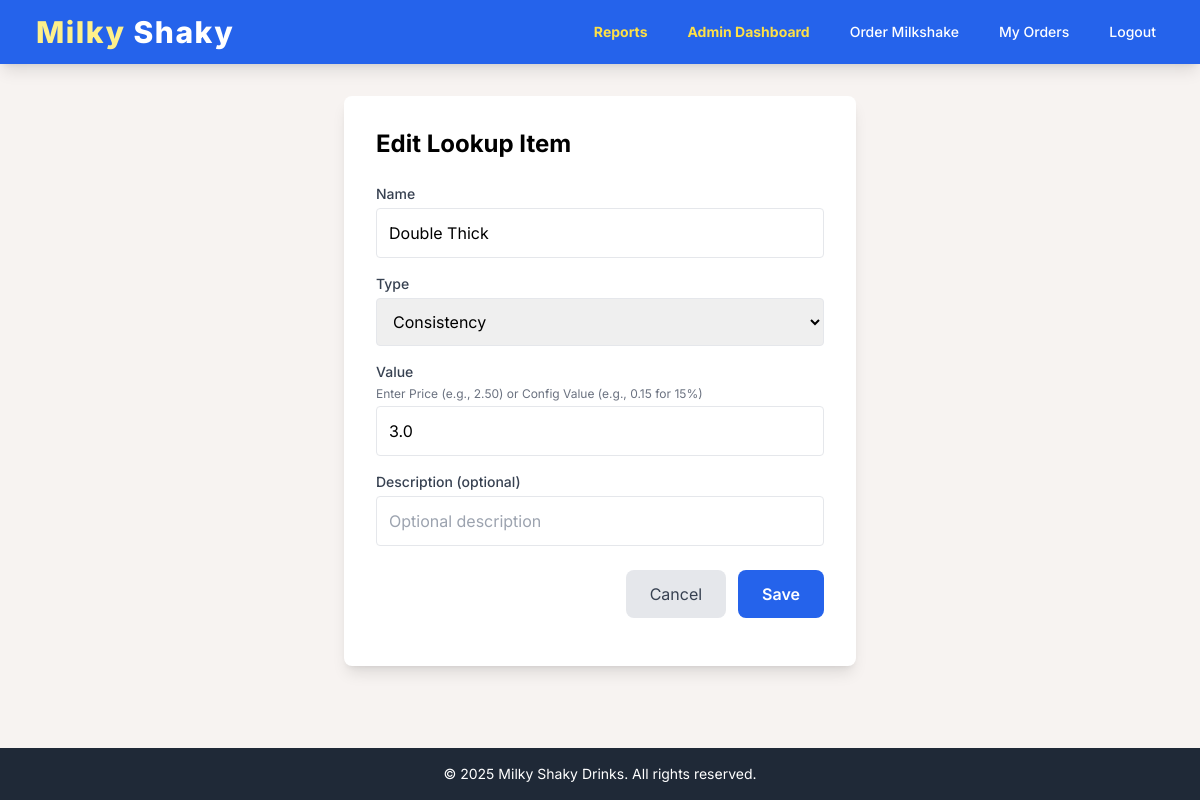
Page /admin/lookup/edit/9 (signed in) on the committed database.
### models.py (models this page shows, shortened)
class Product(db.Model):
    __tablename__ = 'products'
    id = Column(Integer, primary_key=True)
    name = Column(String(120), nullable=False)
    type = Column(String(50), nullable=False)
    price = Column(Float, nullable=False)
    value = Column(Float, nullable=False)
    description = Column(Text)
    created_at = Column(DateTime, default=datetime.utcnow)

### app.py (the view)
    @app.route('/admin/lookup/edit', methods=['GET', 'POST'])
    @app.route('/admin/lookup/edit/<int:item_id>', methods=['GET', 'POST'])
    @login_required
    @manager_required
    def admin_lookup_edit(item_id=None):
        from models import Product, Config
        from forms import LookupForm
        item = None
        form = LookupForm()
        if item_id:
            item = db.session.get(Product, item_id)
            if not item:
                item = db.session.get(Config, item_id) # Example: If item_id mapping is complex
            if not item:
                flash('Item not found.', 'error')
                return redirect(url_for('admin_dashboard'))
        if form.validate_on_submit():
            try:
                if form.type.data == 'Config':
                    config_item = db.session.query(Config).filter_by(name=form.name.data).first()
                    if not config_item:
                        config_item = Config()
                    config_item.name = form.name.data
                    config_item.type = form.type.data
                    config_item.value = form.value.data
                    db.session.add(config_item)
                else:
                    if not item or not hasattr(item, 'type') or item.type == 'Config':
                        item = Product()
                    item.name = form.name.data
                    item.type = form.type.data
                    item.value = float(form.value.data) # Value is the price
                    item.price = float(form.value.data)
                    item.description = form.description.data
                    db.session.add(item)
                db.session.commit()
                flash(f'Item "{item.name}" saved successfully.', 'success')
                return redirect(url_for('admin_dashboard'))
            except Exception as e:
                db.session.rollback()
                flash(f'Error saving item: {e}', 'error')
                return render_template('admin_lookup_edit.html', form=form, item=item)
        elif item:
            form.name.data = item.name
            form.type.data = item.type
            form.value.data = getattr(item, 'value', '')
            form.description.data = getattr(item, 'description', '')
        return render_template('admin_lookup_edit.html', form=form, item=item)

### forms.py
class LookupForm(FlaskForm):
    name = StringField('Name', validators=[DataRequired(), Length(max=120)])
    type = SelectField('Type', choices=[
        ('Flavour', 'Flavour'),
        ('Topping', 'Topping'),
        ('Consistency', 'Consistency'),
        ('Config', 'Configuration')
    ], validators=[InputRequired()])
    value = StringField('Value', validators=[DataRequired(), Length(max=255)]) # Used for price or config value (e.g., 15% or 10)
    description = StringField('Description (optional)', validators=[Optional(), Length(max=255)])
    submit = SubmitField('Save')

### models.py (called while the page is built)
    @property
    def is_manager(self):
        return self.role == 'manager'

### templates/admin_lookup_edit.html (shortened to what this page needs)
{% extends "base.html" %}
{% block content %}
<div class="min-h-[70vh] flex items-center justify-center">
    <div class="w-full max-w-lg bg-white rounded-lg shadow-lg p-8">
        <h2 class="text-2xl font-bold mb-6">{{ 'Edit' if item else 'Add New' }} Lookup Item</h2>
        <form method="post" novalidate>
            <div class="mb-4">
                {{ form.name.label(class="block text-sm font-medium text-gray-700 mb-1") }}
                {{ form.name(class="w-full border p-3 rounded", placeholder="e.g., Chocolate or VAT") }}
            </div>
            <div class="mb-4">
                {{ form.type.label(class="block text-sm font-medium text-gray-700 mb-1") }}
                {{ form.type(class="w-full border p-3 rounded") }}
            </div>
            <div class="mb-4">
                {{ form.value.label(class="block text-sm font-medium text-gray-700 mb-1") }}
                <p class="text-xs text-gray-500 mb-1">Enter Price (e.g., 2.50) or Config Value (e.g., 0.15 for 15%)</p>
                {{ form.value(class="w-full border p-3 rounded") }}
            </div>
            <div class="mb-6">
                {{ form.description.label(class="block text-sm font-medium text-gray-700 mb-1") }}
                {{ form.description(class="w-full border p-3 rounded", placeholder="Optional description") }}
            </div>
            <div class="flex justify-end space-x-3">
                <a href="{{ url_for('admin_dashboard') }}" class="bg-gray-200 text-gray-700 py-3 px-6 rounded-lg">Cancel</a>
                {{ form.submit(class="bg-blue-600 hover:bg-blue-700 text-white font-semibold py-3 px-6 rounded-lg") }}
            </div>
        </form>
    </div>
</div>
{% endblock %}

### templates/base.html (style rules this page uses)
body { font-family: 'Inter', sans-serif; background-color: #f7f3f1; }

### rows in the picture
Product: name "Double Thick", type "Consistency", value "3.0"

### other values in the picture
{{ 'Edit' if item else 'Add New' }} "Edit"
{{ moment().format('YYYY') }} "2025"
